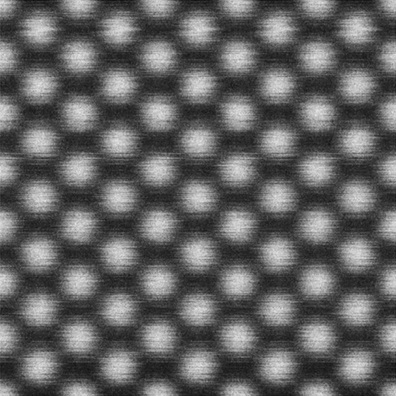
#> input picture img3.jpeg, 396 x 396 px
$ python 'Template Matching.py'
#> lines starting #> are read from the running program, lines starting #| are printed output that depends on the picture; after the words box and inside, x2 and y2 are one past the last pixel; in counts of white or black regions, pixels touching at a corner belong together
import cv2
import numpy as np

#load image and test
img=cv2.imread('img3.jpeg',cv2.IMREAD_UNCHANGED)
#> img is the input picture: shape (396, 396, 3); min 13, max 233, mean 98.2
test=cv2.imread('test3.jpeg',cv2.IMREAD_UNCHANGED)
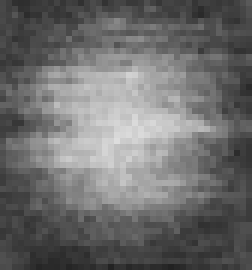
#> input picture test3.jpeg, 42 x 45 px (shown 6 times larger)
#> test is the input picture: shape (45, 42, 3); min 34, max 221, mean 109.2

cv2.imshow('image',img)
cv2.waitKey()

cv2.imshow('itest',test)
cv2.waitKey()

res=cv2.matchTemplate(img,test,cv2.TM_CCOEFF_NORMED)
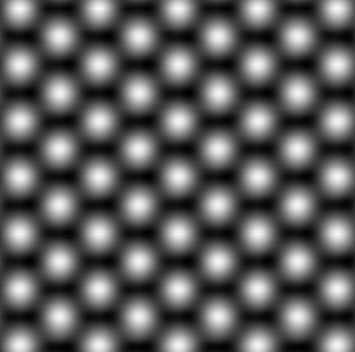
#> res: shape (352, 355) float32; min -0.595, max 0.999, mean -0.00523; drawn with min black and max white

cv2.imshow('heat map',res)
cv2.waitKey()

value_min,value_max,location_min,location_max=cv2.minMaxLoc(res)
#> value_min = -0.595; value_max = 0.999; location_min = (188, 93); location_max = (19, 8)

width=test.shape[1]
#> width = 42
height=test.shape[0]
#> height = 45

#sensitivity threshold
threshold= .90
yloc,xloc=np.where(res>=threshold)
#> yloc = 767 values from 7 to 347; xloc = 767 values, max 339 at index 56, min 16 at index 24, mean 177.9

#reduce rectangles
rect=[]
for (x,y) in zip(xloc,yloc):
    rect.append([int(x),int(y),int(width),int(height)])
    rect.append([int(x),int(y), int(width),int(height)])
#> this loop made 767 passes
#> (x, y) on passes 1 to 3: (17, 7), (18, 7), (19, 7)
#> after the loop, rect = 1534 items, first 6: [17, 7, 42, 45], [17, 7, 42, 45], [18, 7, 42, 45], [18, 7, 42, 45], [19, 7, 42, 45], [19, 7, 42, 45]

rect,weights=cv2.groupRectangles(rect,1,0.2)
#> rect = 59 rows, first 6: [19, 8, 42, 45], [98, 8, 42, 45], [178, 8, 42, 45], [258, 8, 42, 45], [337, 8, 42, 45], [59, 35, 42, 45]; weights = 59 values, max 36 at index 44, min 16 at index 34, mean 26


for (x,y,w,h) in rect:
    img = cv2.rectangle(img,(x,y),(x+width,y+height),(0,255,255),2)
#> this loop made 59 passes
#> (x, y) on passes 1 to 12: (19, 8), (98, 8), (178, 8), (258, 8), (337, 8), (59, 35), (138, 35), (297, 36), (218, 36), (20, 64), (99, 64), (178, 64)
#> pass 1, `img = cv2.rectangle(img,(x,y),(x+width,y+height),(0,255,255),2)`:
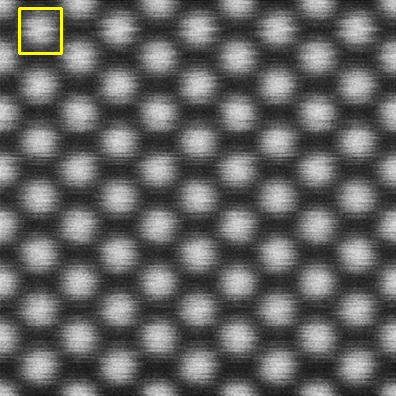
#> img: shape (396, 396, 3); 0.33% of pixels changed, all inside (x1, y1, x2, y2) = (18, 7, 63, 55)
#> pass 2, `img = cv2.rectangle(img,(x,y),(x+width,y+height),(0,255,255),2)`:
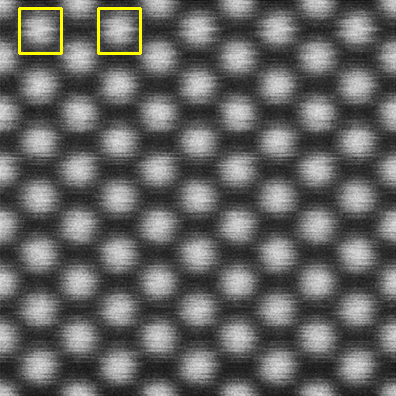
#> img: shape (396, 396, 3); 0.33% of pixels changed, all inside (x1, y1, x2, y2) = (97, 7, 142, 55)
#> pass 3, `img = cv2.rectangle(img,(x,y),(x+width,y+height),(0,255,255),2)`:
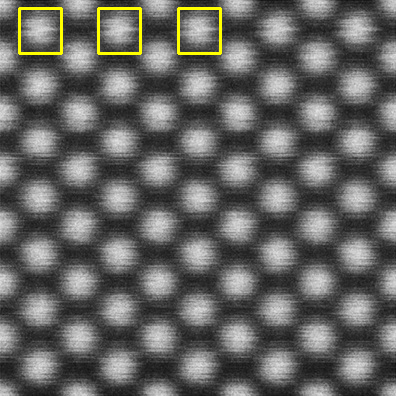
#> img: shape (396, 396, 3); 0.33% of pixels changed, all inside (x1, y1, x2, y2) = (177, 7, 222, 55)
#> after the loop:
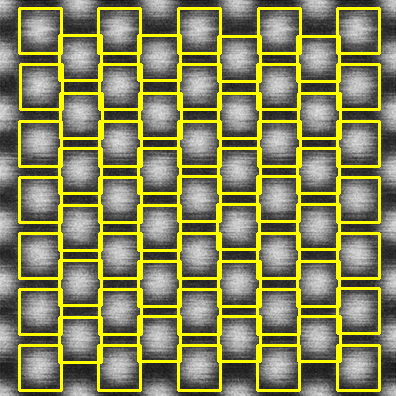
#> img: shape (396, 396, 3); 16.77% of pixels changed, all inside (x1, y1, x2, y2) = (18, 7, 381, 392)


#detection
cv2.imshow('detection', img)
cv2.waitKey()
